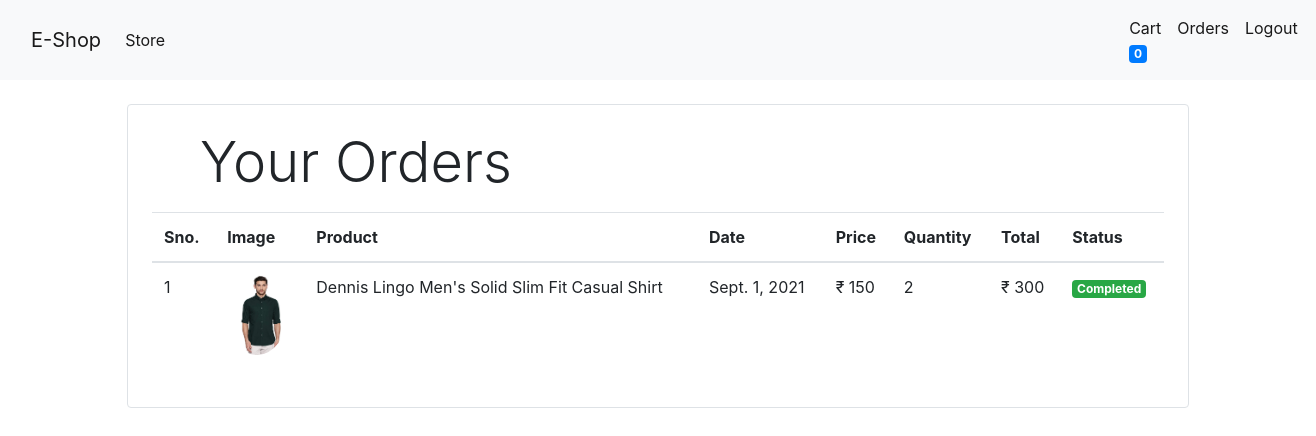
Screenshot of /orders (signed in) with the database file from the repository.
### store/models/orders.py (models this page shows, shortened)
class Order(models.Model):
    product = models.ForeignKey(Product, on_delete=models.CASCADE)
    customer = models.ForeignKey(Customer, on_delete=models.CASCADE)
    quantity = models.IntegerField(default=1)
    price = models.IntegerField()
    address = models.CharField(max_length=50, default='', blank=True)
    phone = models.CharField(max_length=50, default='', blank=True)
    date = models.DateField(default=datetime.datetime.today)
    status = models.BooleanField(default=False)
    @staticmethod
    def get_orders_by_customer(customer_id):
        return Order.objects.filter(customer = customer_id).order_by('date')

### store/models/product.py (models this page shows, shortened)
class Product(models.Model):
    name = models.CharField(max_length=50)
    price = models.IntegerField(default=0)
    category = models.ForeignKey(Category, on_delete=models.CASCADE, default=1)
    description = models.CharField(max_length=200, default='', null=True, blank=True)
    image = models.ImageField(upload_to='upload/products/')

### store/middlewares/auth.py (the view)
    def middleware(request):
        returnUrl = request.META['PATH_INFO']
        print(request.META['PATH_INFO'])
        if not request.session.get('customer'):
            return redirect(f'login?retrun_url={returnUrl}')
        response = get_response(request)
        return response

### store/templatetags/custom_filter.py (called while the page is built)
@register.filter(name="currency")
def currency(number):
      return "₹ "+str(number)

@register.filter(name="multiply")
def multiply(number, number1):
      return number * number1

### store/views/orders.py (called while the page is built)
    def get(self, request):
        customer = request.session.get('customer')
        orders = Order.get_orders_by_customer(customer)
        print(orders)
        orders = orders.reverse()
        return render(request, 'orders.html', {'orders': orders})

### store/templates/orders.html
{% extends 'base.html' %}
{% block content %}
{% load cart %}
{% load custom_filter %}
<div class="container">
  <div class="border rounded p-4 m-4">
    <p class="display-4 pl-4 ml-4">Your Orders</p>
    <table class="table">
      <thead>
        <tr>
          <th>Sno.</th>
          <th>Image</th>
          <th>Product</th>
          <th>Date</th>
          <th>Price</th>
          <th>Quantity</th>
          <th>Total</th>
          <th>Status</th>
        </tr>
      </thead>
      <tbody>
      {% for order in orders %}
        <tr>
          <td>{{forloop.counter}}</td>
          <td><img style="height:80px" class="rounded-circle" src="{{order.product.image.url}}"></td>
          <td>{{order.product.name}}</td>
          <td>{{order.date}}</td>
          <td>{{order.price|currency}}</td>
          <td>{{order.quantity}}</td>
          <td>{{order.quantity|multiply:order.price|currency}}</td>
          {% if order.status %}
          <td><small class="badge badge-success">Completed</small></td>
          {% else %}
          <td><small class="badge badge-warning">Pending</small></td>
          {% endif %}
        </tr>
      {% endfor %}
    </table>
  </div>
</div>
{% endblock %}

### rows the page displays
Order: product.image (picture), product.name "Dennis Lingo Men's Solid Slim Fit Casual Shirt", date "Sept. 1, 2021", price "₹ 150", quantity "2", quantity|multiply "₹ 300", status "Completed"

### other values shown
{{ request.session.cart.keys|length }} "0"
